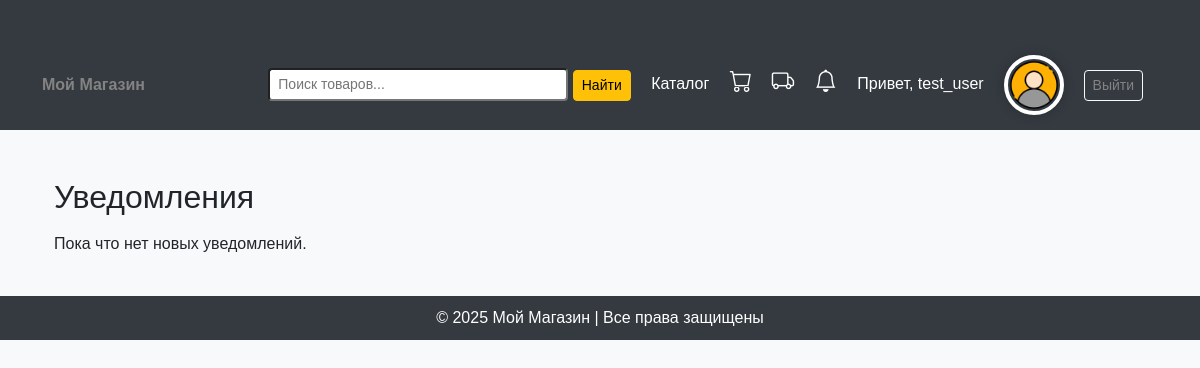
The app's page /accounts/notifications/ (signed in), older data.
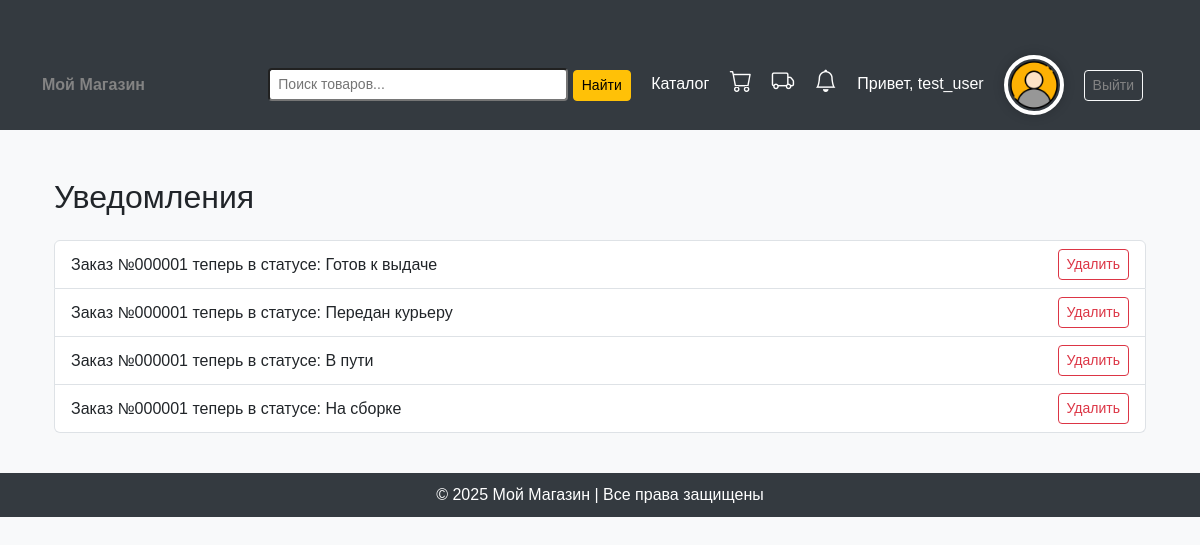
The same page, newer data.
### accounts/models.py (models this page shows, shortened)
class Notification(models.Model):
    user = models.ForeignKey(User, on_delete=models.CASCADE)
    order = models.ForeignKey(Order, on_delete=models.CASCADE)
    message = models.TextField()
    is_read = models.BooleanField(default=False)
    created_at = models.DateTimeField(auto_now_add=True)

### accounts/views.py (the view)
# urls.py: path('notifications/', views.notifications_view, name='notifications'),
@login_required
def notifications_view(request):
    if request.method == 'POST':
        notification_id = request.POST.get('delete')
        if notification_id:
            notification = Notification.objects.get(id=notification_id, user=request.user)
            notification.delete()
    notifications = Notification.objects.filter(user=request.user).order_by('-created_at')
    for notif in notifications:
        if not notif.is_read:
            notif.is_read = True
            notif.save()
    return render(request, 'notifications.html', {
        'notifications': notifications
    })

### accounts/context_processors.py (called while the page is built)
def notification_counter(request):
    if request.user.is_authenticated:
        count = Notification.objects.filter(user=request.user, is_read=False).count()
        return {'unread_notifications_count': count}
    return {}

### templates/notifications.html (shortened to what this page needs)
{% extends 'base.html' %}
{% block content %}
<div class="container mt-5">
    <h2>Уведомления</h2>
    {% if notifications %}
    <ul class="list-group mt-4">
        {% for notif in notifications %}
        <li class="list-group-item d-flex justify-content-between align-items-center">
            {{ notif.message }}
            <form method="POST" style="margin: 0;">
                <button class="btn btn-sm btn-outline-danger">Удалить</button>
            </form>
        </li>
        {% endfor %}
    </ul>
    {% else %}
    <p class="mt-3">Пока что нет новых уведомлений.</p>
    {% endif %}
</div>
{% endblock %}

Row changes from the older to the newer data that the page shows:
added Notification: message "Заказ №000001 теперь в статусе: Готов к выдаче"
added Notification: message "Заказ №000001 теперь в статусе: Передан курьеру"
added Notification: message "Заказ №000001 теперь в статусе: В пути"
added Notification: message "Заказ №000001 теперь в статусе: На сборке"
Text that changed along with them:
text no longer shown: "Пока что нет новых уведомлений."
